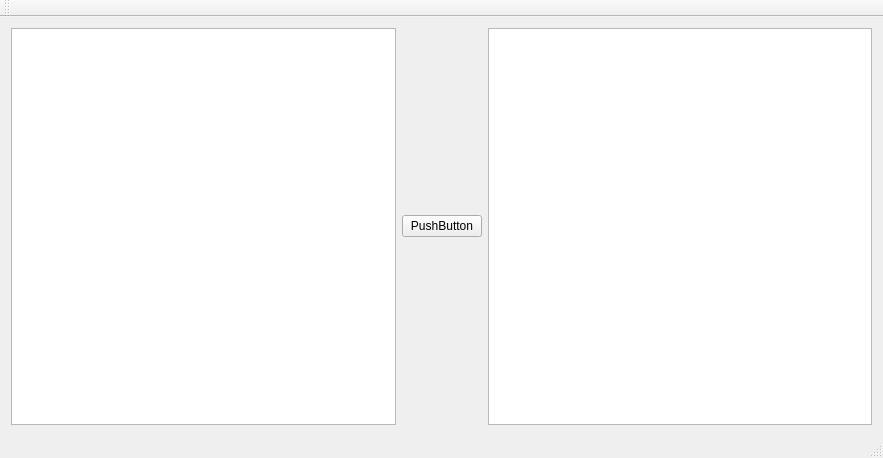
<?xml version="1.0" encoding="UTF-8"?>
<ui version="4.0">
 <class>MainWindow</class>
 <widget class="QMainWindow" name="MainWindow">
  <property name="geometry">
   <rect>
    <x>0</x>
    <y>0</y>
    <width>883</width>
    <height>458</height>
   </rect>
  </property>
  <property name="windowTitle">
   <string>MainWindow</string>
  </property>
  <widget class="QWidget" name="centralWidget">
   <layout class="QHBoxLayout" name="horizontalLayout_2">
    <item>
     <layout class="QHBoxLayout" name="horizontalLayout">
      <item>
       <widget class="QTextBrowser" name="textBrowser"/>
      </item>
      <item>
       <widget class="QPushButton" name="pushButton">
        <property name="text">
         <string>PushButton</string>
        </property>
       </widget>
      </item>
      <item>
       <widget class="QTextEdit" name="textEdit"/>
      </item>
     </layout>
    </item>
   </layout>
  </widget>
  <widget class="QMenuBar" name="menuBar">
   <property name="geometry">
    <rect>
     <x>0</x>
     <y>0</y>
     <width>883</width>
     <height>22</height>
    </rect>
   </property>
  </widget>
  <widget class="QToolBar" name="mainToolBar">
   <attribute name="toolBarArea">
    <enum>TopToolBarArea</enum>
   </attribute>
   <attribute name="toolBarBreak">
    <bool>false</bool>
   </attribute>
  </widget>
  <widget class="QStatusBar" name="statusBar"/>
 </widget>
 <layoutdefault spacing="6" margin="11"/>
 <resources/>
 <connections/>
</ui>
